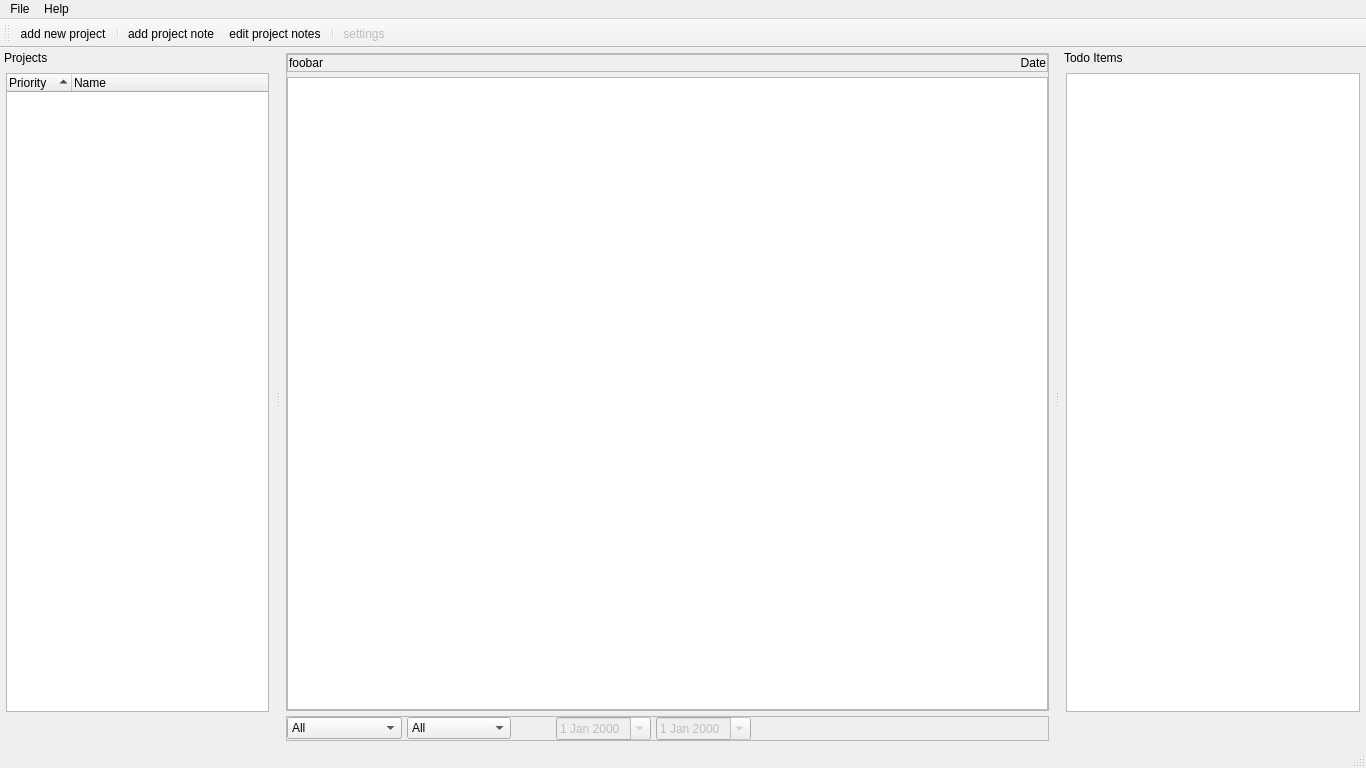
<?xml version="1.0" encoding="UTF-8"?>
<ui version="4.0">
 <class>MainWindow</class>
 <widget class="QMainWindow" name="MainWindow">
  <property name="geometry">
   <rect>
    <x>0</x>
    <y>0</y>
    <width>1366</width>
    <height>768</height>
   </rect>
  </property>
  <property name="minimumSize">
   <size>
    <width>1366</width>
    <height>768</height>
   </size>
  </property>
  <property name="font">
   <font>
    <pointsize>9</pointsize>
   </font>
  </property>
  <property name="windowTitle">
   <string>Project Tracker</string>
  </property>
  <property name="windowIcon">
   <iconset>
    <normalon>../icons/main.png</normalon>
   </iconset>
  </property>
  <widget class="QWidget" name="centralwidget">
   <layout class="QVBoxLayout" name="verticalLayout_4">
    <property name="spacing">
     <number>5</number>
    </property>
    <property name="leftMargin">
     <number>5</number>
    </property>
    <property name="topMargin">
     <number>5</number>
    </property>
    <property name="rightMargin">
     <number>5</number>
    </property>
    <property name="bottomMargin">
     <number>5</number>
    </property>
    <item>
     <widget class="QFrame" name="report_frame">
      <property name="frameShape">
       <enum>QFrame::StyledPanel</enum>
      </property>
      <property name="frameShadow">
       <enum>QFrame::Raised</enum>
      </property>
      <layout class="QGridLayout" name="gridLayout">
       <property name="leftMargin">
        <number>0</number>
       </property>
       <property name="topMargin">
        <number>0</number>
       </property>
       <property name="rightMargin">
        <number>0</number>
       </property>
       <property name="bottomMargin">
        <number>0</number>
       </property>
       <property name="spacing">
        <number>5</number>
       </property>
       <item row="0" column="0">
        <widget class="QFrame" name="title_frame">
         <property name="frameShape">
          <enum>QFrame::StyledPanel</enum>
         </property>
         <property name="frameShadow">
          <enum>QFrame::Raised</enum>
         </property>
         <layout class="QHBoxLayout" name="horizontalLayout_2">
          <property name="spacing">
           <number>5</number>
          </property>
          <property name="leftMargin">
           <number>1</number>
          </property>
          <property name="topMargin">
           <number>1</number>
          </property>
          <property name="rightMargin">
           <number>1</number>
          </property>
          <property name="bottomMargin">
           <number>1</number>
          </property>
          <item>
           <widget class="QLabel" name="pb_label">
            <property name="text">
             <string>foobar</string>
            </property>
           </widget>
          </item>
          <item>
           <widget class="QLabel" name="date_label">
            <property name="text">
             <string>Date</string>
            </property>
            <property name="alignment">
             <set>Qt::AlignRight|Qt::AlignTrailing|Qt::AlignVCenter</set>
            </property>
           </widget>
          </item>
         </layout>
        </widget>
       </item>
       <item row="2" column="0">
        <widget class="QTextBrowser" name="report_browser">
         <property name="readOnly">
          <bool>true</bool>
         </property>
         <property name="tabStopWidth">
          <number>20</number>
         </property>
         <property name="textInteractionFlags">
          <set>Qt::LinksAccessibleByMouse|Qt::TextSelectableByMouse</set>
         </property>
         <property name="openExternalLinks">
          <bool>true</bool>
         </property>
        </widget>
       </item>
      </layout>
     </widget>
    </item>
    <item>
     <widget class="QFrame" name="bottom_frame">
      <property name="frameShape">
       <enum>QFrame::StyledPanel</enum>
      </property>
      <property name="frameShadow">
       <enum>QFrame::Raised</enum>
      </property>
      <layout class="QGridLayout" name="gridLayout_2">
       <property name="leftMargin">
        <number>0</number>
       </property>
       <property name="topMargin">
        <number>0</number>
       </property>
       <property name="rightMargin">
        <number>0</number>
       </property>
       <property name="bottomMargin">
        <number>0</number>
       </property>
       <property name="spacing">
        <number>5</number>
       </property>
       <item row="0" column="5">
        <spacer name="horizontalSpacer_3">
         <property name="orientation">
          <enum>Qt::Horizontal</enum>
         </property>
         <property name="sizeHint" stdset="0">
          <size>
           <width>40</width>
           <height>20</height>
          </size>
         </property>
        </spacer>
       </item>
       <item row="0" column="4">
        <widget class="QDateEdit" name="todate_date">
         <property name="enabled">
          <bool>false</bool>
         </property>
         <property name="calendarPopup">
          <bool>true</bool>
         </property>
        </widget>
       </item>
       <item row="0" column="0">
        <widget class="QComboBox" name="reportwhich_combo">
         <property name="currentIndex">
          <number>0</number>
         </property>
         <property name="frame">
          <bool>true</bool>
         </property>
         <item>
          <property name="text">
           <string>All</string>
          </property>
         </item>
         <item>
          <property name="text">
           <string>Selected</string>
          </property>
         </item>
         <item>
          <property name="text">
           <string>High Priority</string>
          </property>
         </item>
         <item>
          <property name="text">
           <string>Medium Priority</string>
          </property>
         </item>
         <item>
          <property name="text">
           <string>Low Priority</string>
          </property>
         </item>
         <item>
          <property name="text">
           <string>No Priority</string>
          </property>
         </item>
        </widget>
       </item>
       <item row="0" column="3">
        <widget class="QDateEdit" name="fromdate_date">
         <property name="enabled">
          <bool>false</bool>
         </property>
         <property name="readOnly">
          <bool>false</bool>
         </property>
         <property name="calendarPopup">
          <bool>true</bool>
         </property>
        </widget>
       </item>
       <item row="0" column="1">
        <widget class="QComboBox" name="reportwhen_combo">
         <property name="placeholderText">
          <string/>
         </property>
         <item>
          <property name="text">
           <string>All</string>
          </property>
         </item>
         <item>
          <property name="text">
           <string>Today</string>
          </property>
         </item>
         <item>
          <property name="text">
           <string>Last Workday</string>
          </property>
         </item>
         <item>
          <property name="text">
           <string>This Week</string>
          </property>
         </item>
         <item>
          <property name="text">
           <string>Last Week</string>
          </property>
         </item>
         <item>
          <property name="text">
           <string>From</string>
          </property>
         </item>
         <item>
          <property name="text">
           <string>From-To</string>
          </property>
         </item>
        </widget>
       </item>
       <item row="0" column="2">
        <spacer name="horizontalSpacer_4">
         <property name="orientation">
          <enum>Qt::Horizontal</enum>
         </property>
         <property name="sizeType">
          <enum>QSizePolicy::Fixed</enum>
         </property>
         <property name="sizeHint" stdset="0">
          <size>
           <width>40</width>
           <height>20</height>
          </size>
         </property>
        </spacer>
       </item>
      </layout>
     </widget>
    </item>
   </layout>
  </widget>
  <widget class="QMenuBar" name="menubar">
   <property name="geometry">
    <rect>
     <x>0</x>
     <y>0</y>
     <width>1366</width>
     <height>21</height>
    </rect>
   </property>
   <widget class="QMenu" name="menuFile">
    <property name="title">
     <string>File</string>
    </property>
    <addaction name="load_menu"/>
    <addaction name="save_menu"/>
    <addaction name="saveas_menu"/>
    <addaction name="close_menu"/>
    <addaction name="separator"/>
    <addaction name="settings_menu"/>
    <addaction name="separator"/>
    <addaction name="exit_menu"/>
   </widget>
   <widget class="QMenu" name="menuHelp">
    <property name="title">
     <string>Help</string>
    </property>
    <addaction name="readme_menu"/>
    <addaction name="github_menu"/>
    <addaction name="separator"/>
    <addaction name="about_menu"/>
   </widget>
   <addaction name="menuFile"/>
   <addaction name="menuHelp"/>
  </widget>
  <widget class="QStatusBar" name="statusbar"/>
  <widget class="QDockWidget" name="projects_dock">
   <property name="sizePolicy">
    <sizepolicy hsizetype="Ignored" vsizetype="Preferred">
     <horstretch>0</horstretch>
     <verstretch>0</verstretch>
    </sizepolicy>
   </property>
   <property name="minimumSize">
    <size>
     <width>275</width>
     <height>300</height>
    </size>
   </property>
   <property name="font">
    <font>
     <pointsize>9</pointsize>
     <weight>50</weight>
     <bold>false</bold>
    </font>
   </property>
   <property name="autoFillBackground">
    <bool>false</bool>
   </property>
   <property name="floating">
    <bool>false</bool>
   </property>
   <property name="features">
    <set>QDockWidget::DockWidgetMovable</set>
   </property>
   <property name="windowTitle">
    <string>Projects</string>
   </property>
   <attribute name="dockWidgetArea">
    <number>1</number>
   </attribute>
   <widget class="QWidget" name="projects_container">
    <layout class="QGridLayout" name="gridLayout_3">
     <property name="leftMargin">
      <number>6</number>
     </property>
     <property name="topMargin">
      <number>6</number>
     </property>
     <property name="rightMargin">
      <number>6</number>
     </property>
     <property name="bottomMargin">
      <number>6</number>
     </property>
     <item row="1" column="5">
      <widget class="QPushButton" name="completeproject_button">
       <property name="text">
        <string/>
       </property>
       <property name="icon">
        <iconset>
         <normaloff>../icons/complete.png</normaloff>../icons/complete.png</iconset>
       </property>
       <property name="flat">
        <bool>true</bool>
       </property>
      </widget>
     </item>
     <item row="1" column="3">
      <spacer name="horizontalSpacer">
       <property name="orientation">
        <enum>Qt::Horizontal</enum>
       </property>
       <property name="sizeHint" stdset="0">
        <size>
         <width>40</width>
         <height>20</height>
        </size>
       </property>
      </spacer>
     </item>
     <item row="1" column="0">
      <widget class="QPushButton" name="addproject_button">
       <property name="toolTip">
        <string>New Project</string>
       </property>
       <property name="text">
        <string/>
       </property>
       <property name="icon">
        <iconset>
         <normaloff>../icons/new_project.png</normaloff>../icons/new_project.png</iconset>
       </property>
       <property name="flat">
        <bool>true</bool>
       </property>
      </widget>
     </item>
     <item row="0" column="0" colspan="6">
      <widget class="QTreeWidget" name="projects_tree">
       <property name="alternatingRowColors">
        <bool>true</bool>
       </property>
       <property name="selectionMode">
        <enum>QAbstractItemView::SingleSelection</enum>
       </property>
       <property name="rootIsDecorated">
        <bool>false</bool>
       </property>
       <property name="uniformRowHeights">
        <bool>false</bool>
       </property>
       <property name="itemsExpandable">
        <bool>false</bool>
       </property>
       <property name="sortingEnabled">
        <bool>true</bool>
       </property>
       <property name="allColumnsShowFocus">
        <bool>false</bool>
       </property>
       <property name="headerHidden">
        <bool>false</bool>
       </property>
       <attribute name="headerDefaultSectionSize">
        <number>65</number>
       </attribute>
       <attribute name="headerHighlightSections">
        <bool>false</bool>
       </attribute>
       <attribute name="headerStretchLastSection">
        <bool>true</bool>
       </attribute>
       <column>
        <property name="text">
         <string>Priority</string>
        </property>
       </column>
       <column>
        <property name="text">
         <string>Name</string>
        </property>
       </column>
      </widget>
     </item>
     <item row="1" column="4">
      <widget class="QPushButton" name="removeproject_button">
       <property name="text">
        <string/>
       </property>
       <property name="icon">
        <iconset>
         <normaloff>../icons/remove.png</normaloff>../icons/remove.png</iconset>
       </property>
       <property name="flat">
        <bool>true</bool>
       </property>
      </widget>
     </item>
    </layout>
   </widget>
  </widget>
  <widget class="QDockWidget" name="todo_dock">
   <property name="minimumSize">
    <size>
     <width>306</width>
     <height>300</height>
    </size>
   </property>
   <property name="features">
    <set>QDockWidget::DockWidgetMovable</set>
   </property>
   <property name="windowTitle">
    <string>Todo Items</string>
   </property>
   <attribute name="dockWidgetArea">
    <number>2</number>
   </attribute>
   <widget class="QWidget" name="todo_container">
    <layout class="QGridLayout" name="gridLayout_4">
     <property name="leftMargin">
      <number>6</number>
     </property>
     <property name="topMargin">
      <number>6</number>
     </property>
     <property name="rightMargin">
      <number>6</number>
     </property>
     <property name="bottomMargin">
      <number>6</number>
     </property>
     <item row="1" column="5">
      <widget class="QPushButton" name="completetodo_button">
       <property name="text">
        <string/>
       </property>
       <property name="icon">
        <iconset>
         <normaloff>../icons/complete.png</normaloff>../icons/complete.png</iconset>
       </property>
       <property name="flat">
        <bool>true</bool>
       </property>
      </widget>
     </item>
     <item row="0" column="0" colspan="6">
      <widget class="QListWidget" name="todo_list">
       <property name="dragDropMode">
        <enum>QAbstractItemView::DragDrop</enum>
       </property>
       <property name="defaultDropAction">
        <enum>Qt::MoveAction</enum>
       </property>
       <property name="alternatingRowColors">
        <bool>true</bool>
       </property>
       <property name="selectionMode">
        <enum>QAbstractItemView::SingleSelection</enum>
       </property>
       <property name="isWrapping" stdset="0">
        <bool>false</bool>
       </property>
      </widget>
     </item>
     <item row="1" column="3">
      <spacer name="horizontalSpacer_2">
       <property name="orientation">
        <enum>Qt::Horizontal</enum>
       </property>
       <property name="sizeHint" stdset="0">
        <size>
         <width>40</width>
         <height>20</height>
        </size>
       </property>
      </spacer>
     </item>
     <item row="1" column="0">
      <widget class="QPushButton" name="addtodo_button">
       <property name="text">
        <string/>
       </property>
       <property name="icon">
        <iconset>
         <normaloff>../icons/new.png</normaloff>../icons/new.png</iconset>
       </property>
       <property name="flat">
        <bool>true</bool>
       </property>
      </widget>
     </item>
     <item row="1" column="4">
      <widget class="QPushButton" name="removetodo_button">
       <property name="text">
        <string/>
       </property>
       <property name="icon">
        <iconset>
         <normaloff>../icons/remove.png</normaloff>../icons/remove.png</iconset>
       </property>
       <property name="flat">
        <bool>true</bool>
       </property>
      </widget>
     </item>
    </layout>
   </widget>
  </widget>
  <widget class="QToolBar" name="toolBar">
   <property name="windowTitle">
    <string>toolBar</string>
   </property>
   <attribute name="toolBarArea">
    <enum>TopToolBarArea</enum>
   </attribute>
   <attribute name="toolBarBreak">
    <bool>false</bool>
   </attribute>
   <addaction name="newproject_toolbar"/>
   <addaction name="separator"/>
   <addaction name="newnote_toolbar"/>
   <addaction name="editnote_toolbar"/>
   <addaction name="separator"/>
   <addaction name="settings_toolbar"/>
  </widget>
  <action name="load_menu">
   <property name="text">
    <string>Load</string>
   </property>
   <property name="shortcut">
    <string>Ctrl+O</string>
   </property>
  </action>
  <action name="save_menu">
   <property name="text">
    <string>Save</string>
   </property>
   <property name="shortcut">
    <string>Ctrl+S</string>
   </property>
  </action>
  <action name="saveas_menu">
   <property name="text">
    <string>Save As</string>
   </property>
   <property name="shortcut">
    <string>Ctrl+Shift+S</string>
   </property>
  </action>
  <action name="close_menu">
   <property name="text">
    <string>Close</string>
   </property>
   <property name="shortcut">
    <string>Ctrl+W</string>
   </property>
  </action>
  <action name="exit_menu">
   <property name="text">
    <string>Exit</string>
   </property>
  </action>
  <action name="readme_menu">
   <property name="text">
    <string>ReadMe</string>
   </property>
   <property name="shortcut">
    <string>Ctrl+H</string>
   </property>
  </action>
  <action name="github_menu">
   <property name="text">
    <string>GitHub</string>
   </property>
  </action>
  <action name="about_menu">
   <property name="text">
    <string>About Project Tracker</string>
   </property>
  </action>
  <action name="settings_menu">
   <property name="enabled">
    <bool>false</bool>
   </property>
   <property name="text">
    <string>Settings</string>
   </property>
  </action>
  <action name="newproject_toolbar">
   <property name="icon">
    <iconset>
     <normaloff>../icons/new_project.png</normaloff>../icons/new_project.png</iconset>
   </property>
   <property name="text">
    <string>add new project</string>
   </property>
   <property name="shortcut">
    <string>Ctrl+P</string>
   </property>
  </action>
  <action name="editnote_toolbar">
   <property name="icon">
    <iconset>
     <normaloff>../icons/edit_note.png</normaloff>../icons/edit_note.png</iconset>
   </property>
   <property name="text">
    <string>edit project notes</string>
   </property>
   <property name="shortcut">
    <string>Ctrl+E</string>
   </property>
  </action>
  <action name="newnote_toolbar">
   <property name="icon">
    <iconset>
     <normaloff>../icons/add_note.png</normaloff>../icons/add_note.png</iconset>
   </property>
   <property name="text">
    <string>add project note</string>
   </property>
   <property name="shortcut">
    <string>Ctrl+N</string>
   </property>
  </action>
  <action name="settings_toolbar">
   <property name="enabled">
    <bool>false</bool>
   </property>
   <property name="icon">
    <iconset>
     <normaloff>../icons/settings.png</normaloff>../icons/settings.png</iconset>
   </property>
   <property name="text">
    <string>settings</string>
   </property>
  </action>
 </widget>
 <tabstops>
  <tabstop>report_browser</tabstop>
  <tabstop>reportwhich_combo</tabstop>
  <tabstop>reportwhen_combo</tabstop>
  <tabstop>fromdate_date</tabstop>
  <tabstop>todate_date</tabstop>
  <tabstop>todo_list</tabstop>
 </tabstops>
 <resources/>
 <connections/>
</ui>
